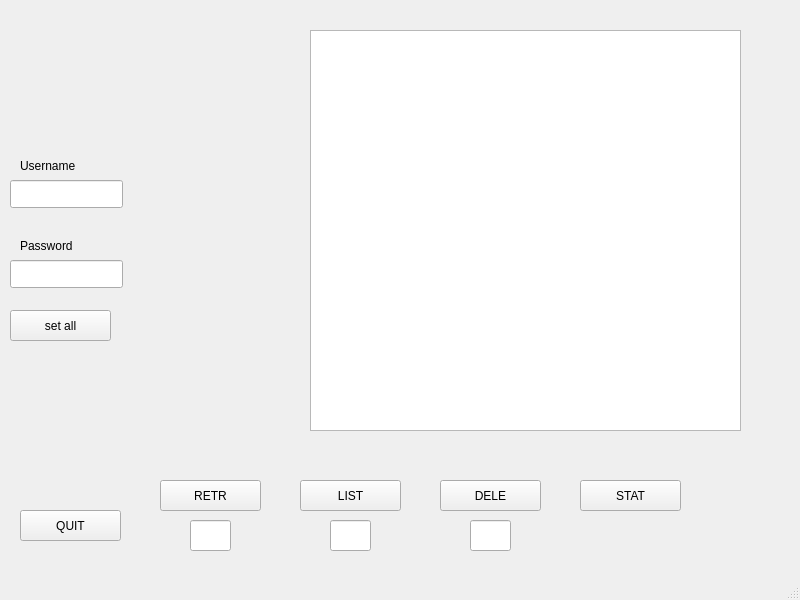
<?xml version="1.0" encoding="UTF-8"?>
<ui version="4.0">
 <class>MainWindow</class>
 <widget class="QMainWindow" name="MainWindow">
  <property name="geometry">
   <rect>
    <x>0</x>
    <y>0</y>
    <width>800</width>
    <height>600</height>
   </rect>
  </property>
  <property name="windowTitle">
   <string>MainWindow</string>
  </property>
  <widget class="QWidget" name="centralwidget">
   <widget class="QLabel" name="label">
    <property name="geometry">
     <rect>
      <x>20</x>
      <y>150</y>
      <width>91</width>
      <height>31</height>
     </rect>
    </property>
    <property name="text">
     <string>Username</string>
    </property>
   </widget>
   <widget class="QLabel" name="label_2">
    <property name="geometry">
     <rect>
      <x>20</x>
      <y>230</y>
      <width>101</width>
      <height>31</height>
     </rect>
    </property>
    <property name="text">
     <string>Password</string>
    </property>
   </widget>
   <widget class="QLineEdit" name="username">
    <property name="geometry">
     <rect>
      <x>10</x>
      <y>180</y>
      <width>113</width>
      <height>28</height>
     </rect>
    </property>
   </widget>
   <widget class="QLineEdit" name="password">
    <property name="geometry">
     <rect>
      <x>10</x>
      <y>260</y>
      <width>113</width>
      <height>28</height>
     </rect>
    </property>
   </widget>
   <widget class="QPushButton" name="quitButton">
    <property name="geometry">
     <rect>
      <x>20</x>
      <y>510</y>
      <width>101</width>
      <height>31</height>
     </rect>
    </property>
    <property name="text">
     <string>QUIT</string>
    </property>
   </widget>
   <widget class="QPushButton" name="statButton">
    <property name="geometry">
     <rect>
      <x>580</x>
      <y>480</y>
      <width>101</width>
      <height>31</height>
     </rect>
    </property>
    <property name="text">
     <string>STAT</string>
    </property>
   </widget>
   <widget class="QPushButton" name="pushButton">
    <property name="geometry">
     <rect>
      <x>10</x>
      <y>310</y>
      <width>101</width>
      <height>31</height>
     </rect>
    </property>
    <property name="text">
     <string>set all</string>
    </property>
   </widget>
   <widget class="QPushButton" name="deleButton">
    <property name="geometry">
     <rect>
      <x>440</x>
      <y>480</y>
      <width>101</width>
      <height>31</height>
     </rect>
    </property>
    <property name="text">
     <string>DELE</string>
    </property>
   </widget>
   <widget class="QPushButton" name="listButton">
    <property name="geometry">
     <rect>
      <x>300</x>
      <y>480</y>
      <width>101</width>
      <height>31</height>
     </rect>
    </property>
    <property name="text">
     <string>LIST</string>
    </property>
   </widget>
   <widget class="QPushButton" name="retrButton">
    <property name="geometry">
     <rect>
      <x>160</x>
      <y>480</y>
      <width>101</width>
      <height>31</height>
     </rect>
    </property>
    <property name="text">
     <string>RETR</string>
    </property>
   </widget>
   <widget class="QTextEdit" name="textEdit">
    <property name="geometry">
     <rect>
      <x>310</x>
      <y>30</y>
      <width>431</width>
      <height>401</height>
     </rect>
    </property>
   </widget>
   <widget class="QLineEdit" name="lineEditList">
    <property name="geometry">
     <rect>
      <x>330</x>
      <y>520</y>
      <width>41</width>
      <height>31</height>
     </rect>
    </property>
   </widget>
   <widget class="QLineEdit" name="lineEditRetr">
    <property name="geometry">
     <rect>
      <x>190</x>
      <y>520</y>
      <width>41</width>
      <height>31</height>
     </rect>
    </property>
   </widget>
   <widget class="QLineEdit" name="lineEditDele">
    <property name="geometry">
     <rect>
      <x>470</x>
      <y>520</y>
      <width>41</width>
      <height>31</height>
     </rect>
    </property>
   </widget>
  </widget>
  <widget class="QMenuBar" name="menubar">
   <property name="geometry">
    <rect>
     <x>0</x>
     <y>0</y>
     <width>800</width>
     <height>25</height>
    </rect>
   </property>
  </widget>
  <widget class="QStatusBar" name="statusbar"/>
 </widget>
 <resources/>
 <connections/>
</ui>
